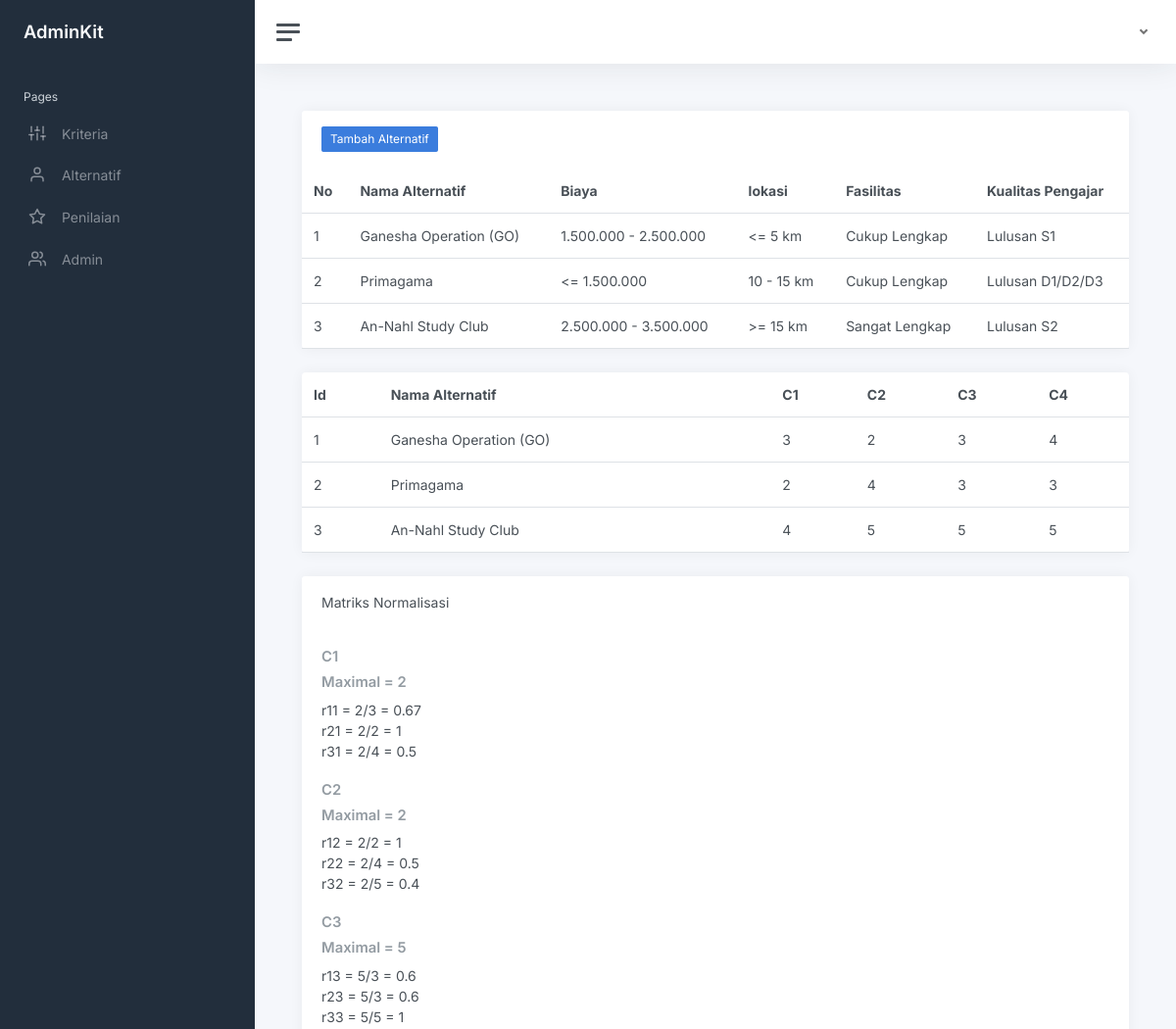
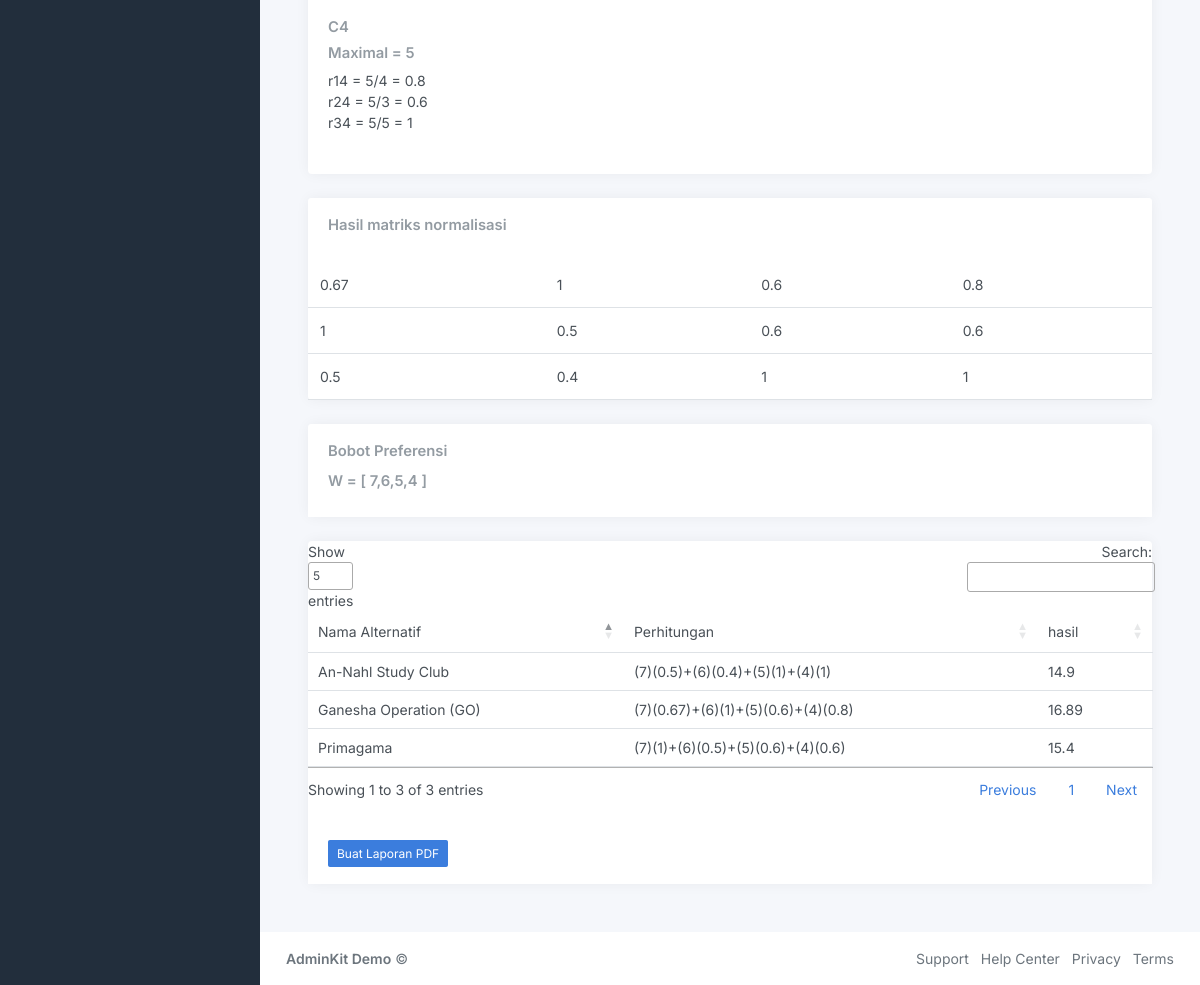
The app's page /admin/listPenilaian.php with its own data (2 pictures, top to bottom).
### tables this page shows
CREATE TABLE `alternatif` (
  `id_alternatif` int(11) NOT NULL,
  `nama` varchar(200) NOT NULL
);

CREATE TABLE `alternatif_bobot` (
  `id_alternatif` int(11) NOT NULL,
  `kode_kriteria` varchar(10) NOT NULL,
  `id_sub_kriteria` int(11) NOT NULL
);

CREATE TABLE `subkriteria` (
  `id_sub_kriteria` int(11) NOT NULL,
  `kode_kriteria` varchar(50) NOT NULL,
  `nama_sub_kriteria` varchar(30) NOT NULL,
  `nilai` int(11) NOT NULL
);

CREATE TABLE `kriteria` (
  `kode_kriteria` varchar(10) NOT NULL,
  `nama_kriteria` varchar(50) NOT NULL,
  `bobot` int(11) NOT NULL,
  `tipe` varchar(10) NOT NULL
);

### admin/listPenilaian.php (the view, shortened to what this page needs)
<?php
    include '../koneksi.php';
	include 'header.php';
    $listKriteria=[];
    $queryKriteria = mysqli_query($koneksi,"SELECT * FROM kriteria") or die(mysqli_error($koneksi));
    while($kriteria = mysqli_fetch_array($queryKriteria)){
        $listKriteria[$kriteria['kode_kriteria']] = [
                                                        'nama_kriteria'=>$kriteria['nama_kriteria'],
                                                        'bobot'=>$kriteria['bobot'],
                                                        'tipe'=>$kriteria['tipe']
                                                    ];
    }
    $queryNormalisasi = mysqli_query($koneksi, "SELECT MIN(nilai), MAX(nilai), kriteria.kode_kriteria,tipe FROM kriteria
                                                    inner join alternatif_bobot on alternatif_bobot.kode_kriteria = kriteria.kode_kriteria
                                                    inner join subkriteria on alternatif_bobot.id_sub_kriteria = subkriteria.id_sub_kriteria
                                                    group by kriteria.kode_kriteria") or die(mysqli_error($koneksi));
    while($row = mysqli_fetch_array($queryNormalisasi)){
        $listKriteria[$row['kode_kriteria']]['Min']= $row['MIN(nilai)'];
        $listKriteria[$row['kode_kriteria']]['Max']= $row['MAX(nilai)'];
    }
    $jumlahKriteria = count($listKriteria);
    $alternatif = mysqli_query($koneksi, "SELECT * FROM alternatif") or die(mysqli_error($koneksi));
    $alternatifBobot = [];
    foreach ( $alternatif as $row){
        $nilaiV = 0;
        $dataAlternatif = ['kriteria'=>[]];
        $id_alternatif = $row['id_alternatif'];
        $dataAlternatif['nama_alternatif'] = $row['nama'];
        $dataAlternatif['id_alternatif'] = $id_alternatif;
        $query = mysqli_query($koneksi,"SELECT * FROM kriteria
                                        left join alternatif_bobot on alternatif_bobot.kode_kriteria = kriteria.kode_kriteria
                                        inner join subkriteria on alternatif_bobot.id_sub_kriteria = subkriteria.id_sub_kriteria
                                        where id_alternatif='$id_alternatif' order by kriteria.kode_kriteria");
        while($alternatif = mysqli_fetch_array($query)){
            $kriteria = $listKriteria[$alternatif['kode_kriteria']];
            if($kriteria['tipe']=='Cost'){
                $normalisasi = round($kriteria['Min']/$alternatif['nilai'], 2);
            }else{
                $normalisasi = round($alternatif['nilai']/$kriteria['Max'],2);
            }
            $listKriteria[
                    $alternatif['kode_kriteria']
                ]['alternatif'][
                    $alternatif['id_alternatif']
                 ]['normalisasi'] = $normalisasi;
            $listKriteria[
                    $alternatif['kode_kriteria']
                ]['alternatif'][
                    $alternatif['id_alternatif']
                ]['nilai'] = $alternatif['nilai'];
            $nilaiV += $kriteria['bobot']*$normalisasi;
            $dataAlternatif['kriteria'][$alternatif['kode_kriteria']] = [
                                                                'id_sub_kriteria'=>$alternatif['id_sub_kriteria'],
                                                                'sub_kriteria'=>[
                                                                                    'nama_sub_kriteria'=>$alternatif['nama_sub_kriteria'],
                                                                                    'nilai'=>$alternatif['nilai'],
                                                                                    'normalisasi'=>$normalisasi,
                                                                                    'bobot'=>$kriteria['bobot'],
                                                                                    'V'=>$normalisasi*$kriteria['bobot']
                                                                                ]
                                                            ];
        }
        $dataAlternatif['nilaiV']=$nilaiV;
        array_push($alternatifBobot, $dataAlternatif);
    }
?>
			<main class="content">
				<div class="container-fluid p-0">
					<div class="row">
						<div class="col-12 d-flex">
							<div class="card flex-fill">
                                <div class="card-header">
                                    <a href="addAlternatif.php" class="btn btn-primary btn-sm">Tambah Alternatif</a>
                                </div>
								<table class="table table-hover my-0">
									<thead>
										<tr>
											<th>No</th>
											<th class="d-none d-xl-table-cell">Nama Alternatif</th>
                                            <?php
                                                foreach($listKriteria as $kriteria){
                                                    echo  "<th class='d-none d-xl-table-cell'>".$kriteria['nama_kriteria']."</th>";
                                                }
                                            ?>
										</tr>
									</thead>
									<tbody>
                                        <?php
                                            $no = 1;
                                            foreach($alternatifBobot as $alternatif){
                                                echo "
                                                    <tr>
                                                        <td>$no</td>
                                                        <td>".$alternatif['nama_alternatif']."</td>";
                                                        foreach($alternatif['kriteria'] as $bobotKriteria){
                                                            $namaSubKriteria=$bobotKriteria['sub_kriteria']['nama_sub_kriteria'];
                                                            echo "<td>$namaSubKriteria</td>";
                                                        }
                                                echo "
                                                    </tr>
                                                ";
                                                $no++;
                                            }
                                        ?>
									</tbody>
								</table>
                            </div>
                        </div>
						<div class="col-12 d-flex">
							<div class="card flex-fill">
								<table class="table table-hover my-0">
									<thead>
										<tr>
											<th>Id</th>
											<th class="d-none d-xl-table-cell">Nama Alternatif</th>
                                            <?php
                                                foreach($listKriteria as $kodeKriteria=>$kriteria){
                                                    echo  "<th class='d-none d-xl-table-cell'>".$kodeKriteria."</th>";
                                                }
                                            ?>
										</tr>
									</thead>
									<tbody>
                                        <?php
                                            $no = 1;
                                            foreach($alternatifBobot as $alternatif){
                                                echo "
                                                    <tr>
                                                        <td>$no</td>
                                                        <td>".$alternatif['nama_alternatif']."</td>";
                                                        foreach($alternatif['kriteria'] as $bobotKriteria){
                                                            $namaSubKriteria=$bobotKriteria['sub_kriteria']['nilai'];
                                                            echo "<td>$namaSubKriteria</td>";
                                                        }
                                                echo "
                                                    </tr>
                                                ";
                                                $no++;
                                            }
                                        ?>
									</tbody>
								</table>
                            </div>
                        </div>
						<div class="col-12 d-flex">
							<div class="card flex-fill">
                                <div class="card-header">
                                    Matriks Normalisasi
                                </div>
                                <div class="card-body">
                                    <?php
                                        $x=1;
                                        foreach($listKriteria as $kodeKriteria=>$kriteria){
                                            echo "<h3 class='card-title'>".$kodeKriteria."</h3>";
                                            if($kriteria['tipe']=='Cost'){
                                                $pembagi = $kriteria['Min'];
                                            }else{
                                                $pembagi = $kriteria['Max'];
                                            }
                                            echo "<h3 class='card-title'>Maximal = $pembagi</h3>";
                                            $y=1;
                                            foreach($kriteria['alternatif'] as $id_alternatif=>$alternatif){
                                                $nilai = $alternatif['nilai'];
                                                $normalisasi = $alternatif['normalisasi'];
                                                echo "r$y$x = $pembagi/$nilai = $normalisasi<br/>";
                                                $y++;
                                            }
                                            $x++;
                                            echo "<br/>";
                                        }
                                    ?>
                                </div>
                            </div>
                        </div>
                        <div class="col-12 d-flex">
							<div class="card flex-fill">
                                <div class="card-header">
                                    <div class="card-title">
                                        Hasil matriks normalisasi
                                    </div>
                                </div>
								<table class="table table-hover my-0">
									<tbody>
                                        <?php
                                            foreach($alternatifBobot as $alternatif){
                                                echo "
                                                    <tr>";
                                                        foreach($alternatif['kriteria'] as $bobotKriteria){
                                                            $normalisasi=$bobotKriteria['sub_kriteria']['normalisasi'];
                                                            echo "<td>$normalisasi</td>";
                                                        }
                                                echo "
                                                    </tr>
                                                ";
                                            }
                                        ?>
									</tbody>
								</table>
                            </div>
                        </div>
                        <div class="col-12 d-flex">
							<div class="card flex-fill">
                                <div class="card-header">
                                    <div class="card-title">
                                        Bobot Preferensi
                                    </div>
                                    <div class="card-title">
                                        W = [
                                        <?php
                                            $index = 0;
                                            foreach($listKriteria as $kriteria){
                                                if($index==$jumlahKriteria-1){
                                                    echo $kriteria['bobot'];
                                                }else{
                                                    echo $kriteria['bobot'].",";
                                                }
                                                $index++;
                                            }
                                        ?>
                                        ]
                                    </div>
                                </div>
                            </div>
                        </div>
                        <div class="col-12 d-flex">
							<div class="card flex-fill">
								<table class="table table-hover my-0" id="dataTable">
                                    <thead>
                                        <tr>
                                            <td>Nama Alternatif</td>
                                            <td>Perhitungan</td>
                                            <td>hasil</td>
                                        </tr>
                                    </thead>
									<tbody>
                                        <?php
                                            foreach($alternatifBobot as $alternatif){
                                                echo "
                                                    <tr>
                                                        <td>".$alternatif['nama_alternatif']."</td>
                                                        <td>";
                                                        $index = 0;
                                                        foreach($alternatif['kriteria'] as $bobotKriteria){
                                                            $normalisasi=$bobotKriteria['sub_kriteria']['normalisasi'];
                                                            $bobot=$bobotKriteria['sub_kriteria']['bobot'];
                                                            if($index == $jumlahKriteria-1){
                                                                echo "($bobot)($normalisasi)";
                                                            }else{
                                                                echo "($bobot)($normalisasi)+";
                                                            }
                                                            $index++;
                                                        }
                                                        echo"</td>
                                                        <td>".$alternatif['nilaiV']."</td>
                                                    </tr>
                                                ";
                                            }
                                        ?>
									</tbody>
								</table>
                                <div class="card-header">
                                    <a class="btn btn-primary btn-sm" href="laporan.php">Buat Laporan PDF</a>
                                </div>
                            </div>
                        </div>
					</div>
				</div>
			</main>
<?php
	include 'footer.php';
?>

### records on screen
alternatif: nama "Ganesha Operation (GO)", namaSubKriteria "Cukup Lengkap", namaSubKriteria "3", normalisasi "0.67", normalisasi "1", normalisasi "0.6", normalisasi "0.8", bobot "5", nilaiV "16.89"
alternatif_bobot: id_sub_kriteria.nama_sub_kriteria "1.500.000 - 2.500.000", id_sub_kriteria.nilai "3", kode_kriteria.bobot "7", normalisasi "0.67"
alternatif_bobot: id_sub_kriteria.nama_sub_kriteria "<= 5 km", id_sub_kriteria.nilai "2", kode_kriteria.bobot "6", normalisasi "1"
alternatif_bobot: id_sub_kriteria.nama_sub_kriteria "Lulusan S1", id_sub_kriteria.nilai "4", kode_kriteria.bobot "4", normalisasi "0.8"
alternatif: nama "Primagama", namaSubKriteria "Cukup Lengkap", namaSubKriteria "3", normalisasi "1", normalisasi "0.5", normalisasi "0.6", bobot "5", nilaiV "15.4"
alternatif_bobot: id_sub_kriteria.nama_sub_kriteria "<= 1.500.000", id_sub_kriteria.nilai "2", kode_kriteria.bobot "7", normalisasi "1"
alternatif_bobot: id_sub_kriteria.nama_sub_kriteria "10 - 15 km", id_sub_kriteria.nilai "4", kode_kriteria.bobot "6", normalisasi "0.5"
alternatif_bobot: id_sub_kriteria.nama_sub_kriteria "Lulusan D1/D2/D3", id_sub_kriteria.nilai "3", kode_kriteria.bobot "4", normalisasi "0.6"
alternatif: nama "An-Nahl Study Club", normalisasi "0.5", normalisasi "0.4", normalisasi "1", nilaiV "14.9"
alternatif_bobot: id_sub_kriteria.nama_sub_kriteria "2.500.000 - 3.500.000", id_sub_kriteria.nilai "4", kode_kriteria.bobot "7", normalisasi "0.5"
alternatif_bobot: id_sub_kriteria.nama_sub_kriteria ">= 15 km", id_sub_kriteria.nilai "5", kode_kriteria.bobot "6", normalisasi "0.4"
alternatif_bobot: id_sub_kriteria.nama_sub_kriteria "Sangat Lengkap", id_sub_kriteria.nilai "5", kode_kriteria.bobot "5", normalisasi "1"
alternatif_bobot: id_sub_kriteria.nama_sub_kriteria "Lulusan S2", id_sub_kriteria.nilai "5", kode_kriteria.bobot "4", normalisasi "1"

### other values on screen
$kriteria['nama_kriteria'] "Biaya"
$kriteria['nama_kriteria'] "lokasi"
$kriteria['nama_kriteria'] "Fasilitas"
$kriteria['nama_kriteria'] "Kualitas Pengajar"
$kodeKriteria "C1"
$kodeKriteria "C2"
$kodeKriteria "C3"
$kodeKriteria "C4"
$pembagi "2"
$nilai "3"
$normalisasi "0.67"
$nilai "2"
$normalisasi "1"
$nilai "4"
$normalisasi "0.5"
